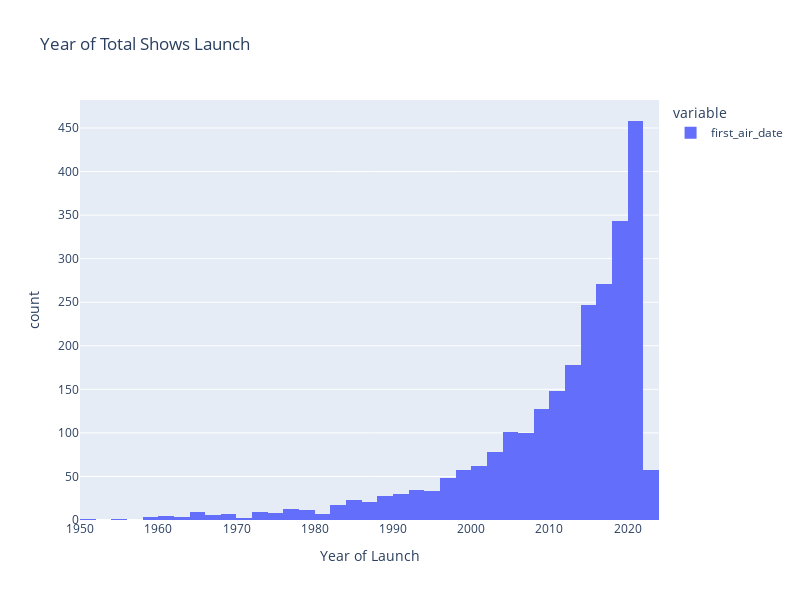

The notebook cell this image was saved under:
### Code cell
# type(df['first_air_date'])
fig = px.histogram(df['first_air_date'],title="Year of Total Shows Launch",width=800,height=600,labels={ # replaces default labels by column name
                "value": "Year of Launch",  "count": "Total Shows Launched"
            })
fig.show()

### Figure 1 — Plotly figure (JSON) as saved in the notebook; plotly's stock layout.template omitted (floating-point values rounded to 4 significant figures; data arrays with more than 128 entries replaced by an {"elided": "..."} marker saying what was removed)
{"data": [{"alignmentgroup": "True", "bingroup": "x", "hovertemplate": "variable=first_air_date<br>Year of Launch=%{x}<br>count=%{y}<extra></extra>", "legendgroup": "first_air_date", "marker": {"color": "#636efa", "pattern": {"shape": ""}}, "name": "first_air_date", "offsetgroup": "first_air_date", "orientation": "v", "showlegend": true, "type": "histogram", "x": {"elided": "2548 str values"}, "xaxis": "x", "yaxis": "y"}], "layout": {"barmode": "relative", "height": 600, "legend": {"title": {"text": "variable"}, "tracegroupgap": 0}, "title": {"text": "Year of Total Shows Launch"}, "width": 800, "xaxis": {"anchor": "y", "domain": [0, 1], "title": {"text": "Year of Launch"}}, "yaxis": {"anchor": "x", "domain": [0, 1], "title": {"text": "count"}}}}
